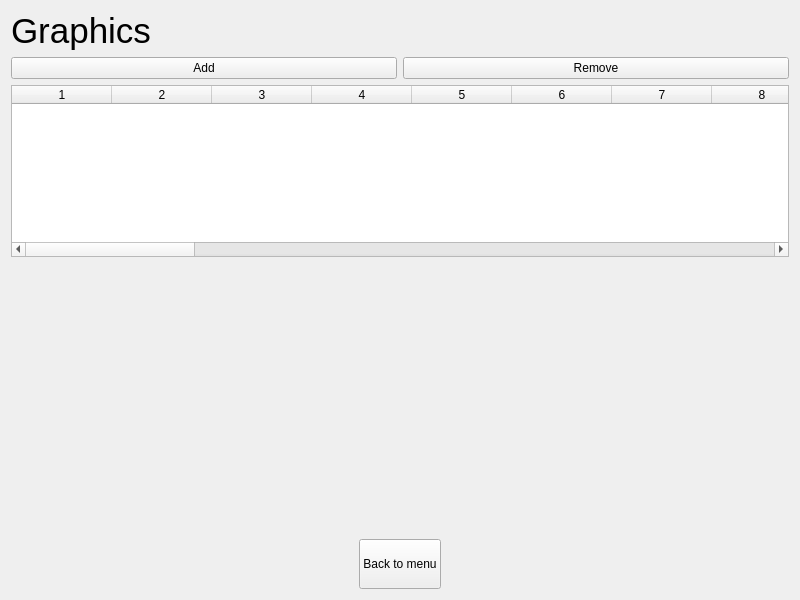
<?xml version="1.0" encoding="UTF-8"?>
<ui version="4.0">
 <class>graphicsWindow</class>
 <widget class="QWidget" name="graphicsWindow">
  <property name="geometry">
   <rect>
    <x>0</x>
    <y>0</y>
    <width>800</width>
    <height>600</height>
   </rect>
  </property>
  <property name="windowTitle">
   <string>Form</string>
  </property>
  <layout class="QVBoxLayout" name="verticalLayout_3">
   <item>
    <widget class="QLabel" name="label">
     <property name="text">
      <string>&lt;html&gt;&lt;head/&gt;&lt;body&gt;&lt;p&gt;&lt;span style=&quot; font-size:26pt;&quot;&gt;Graphics&lt;/span&gt;&lt;/p&gt;&lt;/body&gt;&lt;/html&gt;</string>
     </property>
    </widget>
   </item>
   <item>
    <layout class="QHBoxLayout" name="horizontalLayout_3">
     <item>
      <widget class="QPushButton" name="addButton">
       <property name="text">
        <string>Add</string>
       </property>
      </widget>
     </item>
     <item>
      <widget class="QPushButton" name="removeButton">
       <property name="text">
        <string>Remove</string>
       </property>
      </widget>
     </item>
    </layout>
   </item>
   <item>
    <widget class="QTableWidget" name="tableWidget">
     <property name="lineWidth">
      <number>1</number>
     </property>
     <property name="iconSize">
      <size>
       <width>5</width>
       <height>10</height>
      </size>
     </property>
     <property name="rowCount">
      <number>0</number>
     </property>
     <property name="columnCount">
      <number>31</number>
     </property>
     <column/>
     <column/>
     <column/>
     <column/>
     <column/>
     <column/>
     <column/>
     <column/>
     <column/>
     <column/>
     <column/>
     <column/>
     <column/>
     <column/>
     <column/>
     <column/>
     <column/>
     <column/>
     <column/>
     <column/>
     <column/>
     <column/>
     <column/>
     <column/>
     <column/>
     <column/>
     <column/>
     <column/>
     <column/>
     <column/>
     <column/>
    </widget>
   </item>
   <item>
    <spacer name="verticalSpacer">
     <property name="orientation">
      <enum>Qt::Vertical</enum>
     </property>
     <property name="sizeHint" stdset="0">
      <size>
       <width>20</width>
       <height>40</height>
      </size>
     </property>
    </spacer>
   </item>
   <item>
    <widget class="QCustomPlot" name="customPlot" native="true">
     <property name="enabled">
      <bool>true</bool>
     </property>
     <property name="minimumSize">
      <size>
       <width>0</width>
       <height>250</height>
      </size>
     </property>
    </widget>
   </item>
   <item>
    <layout class="QHBoxLayout" name="horizontalLayout">
     <item>
      <spacer name="horizontalSpacer_2">
       <property name="orientation">
        <enum>Qt::Horizontal</enum>
       </property>
       <property name="sizeHint" stdset="0">
        <size>
         <width>40</width>
         <height>20</height>
        </size>
       </property>
      </spacer>
     </item>
     <item>
      <widget class="QPushButton" name="pushButton">
       <property name="sizePolicy">
        <sizepolicy hsizetype="Minimum" vsizetype="Fixed">
         <horstretch>0</horstretch>
         <verstretch>0</verstretch>
        </sizepolicy>
       </property>
       <property name="minimumSize">
        <size>
         <width>0</width>
         <height>50</height>
        </size>
       </property>
       <property name="sizeIncrement">
        <size>
         <width>0</width>
         <height>20</height>
        </size>
       </property>
       <property name="baseSize">
        <size>
         <width>0</width>
         <height>0</height>
        </size>
       </property>
       <property name="text">
        <string>Back to menu</string>
       </property>
      </widget>
     </item>
     <item>
      <spacer name="horizontalSpacer">
       <property name="orientation">
        <enum>Qt::Horizontal</enum>
       </property>
       <property name="sizeHint" stdset="0">
        <size>
         <width>40</width>
         <height>20</height>
        </size>
       </property>
      </spacer>
     </item>
    </layout>
   </item>
  </layout>
 </widget>
 <customwidgets>
  <customwidget>
   <class>QCustomPlot</class>
   <extends>QWidget</extends>
   <header>qcustomplot.h</header>
   <container>1</container>
  </customwidget>
 </customwidgets>
 <resources/>
 <connections/>
</ui>
